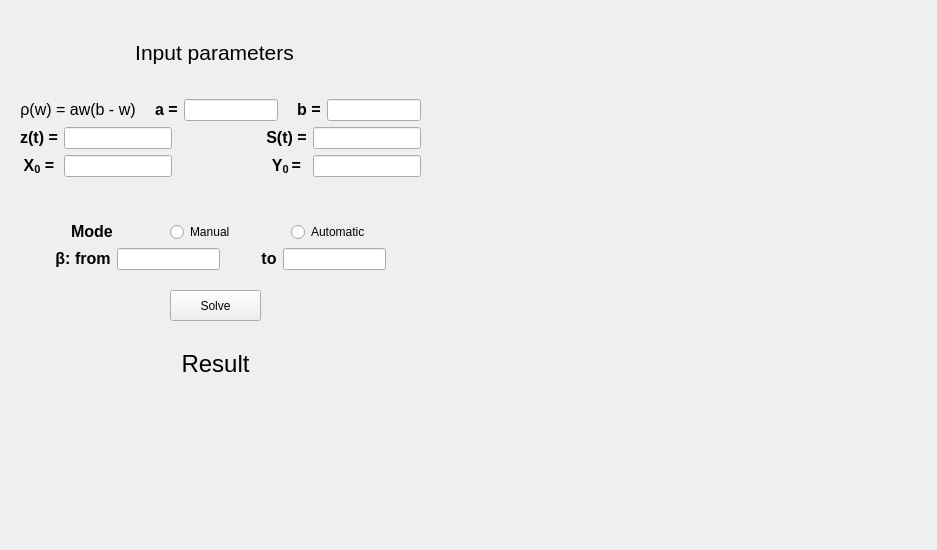
<?xml version="1.0" encoding="UTF-8"?>
<ui version="4.0">
 <class>MainWindow</class>
 <widget class="QMainWindow" name="MainWindow">
  <property name="geometry">
   <rect>
    <x>0</x>
    <y>0</y>
    <width>937</width>
    <height>550</height>
   </rect>
  </property>
  <property name="windowTitle">
   <string/>
  </property>
  <widget class="QWidget" name="centralwidget">
   <widget class="QLabel" name="label">
    <property name="geometry">
     <rect>
      <x>130</x>
      <y>40</y>
      <width>169</width>
      <height>26</height>
     </rect>
    </property>
    <property name="text">
     <string>&lt;html&gt;&lt;head/&gt;&lt;body&gt;&lt;p align=&quot;center&quot;&gt;&lt;span style=&quot; font-size:16pt;&quot;&gt;Input parameters&lt;/span&gt;&lt;/p&gt;&lt;/body&gt;&lt;/html&gt;</string>
    </property>
   </widget>
   <widget class="QLabel" name="label_2">
    <property name="geometry">
     <rect>
      <x>170</x>
      <y>350</y>
      <width>91</width>
      <height>29</height>
     </rect>
    </property>
    <property name="text">
     <string>&lt;html&gt;&lt;head/&gt;&lt;body&gt;&lt;p align=&quot;center&quot;&gt;&lt;span style=&quot; font-size:18pt;&quot;&gt;Result&lt;/span&gt;&lt;/p&gt;&lt;/body&gt;&lt;/html&gt;</string>
    </property>
   </widget>
   <widget class="QWidget" name="layoutWidget">
    <property name="geometry">
     <rect>
      <x>20</x>
      <y>60</y>
      <width>401</width>
      <height>251</height>
     </rect>
    </property>
    <layout class="QVBoxLayout" name="verticalLayout_3">
     <item>
      <layout class="QVBoxLayout" name="verticalLayout_2">
       <item>
        <layout class="QHBoxLayout" name="horizontalLayout_5">
         <item>
          <widget class="QLabel" name="label_3">
           <property name="text">
            <string>&lt;html&gt;&lt;head/&gt;&lt;body&gt;&lt;p align=&quot;center&quot;&gt;&lt;span style=&quot; font-size:12pt;&quot;&gt;ρ(w) = aw(b - w)&lt;/span&gt;&lt;/p&gt;&lt;/body&gt;&lt;/html&gt;</string>
           </property>
          </widget>
         </item>
         <item>
          <spacer name="horizontalSpacer_5">
           <property name="orientation">
            <enum>Qt::Horizontal</enum>
           </property>
           <property name="sizeHint" stdset="0">
            <size>
             <width>28</width>
             <height>20</height>
            </size>
           </property>
          </spacer>
         </item>
         <item>
          <widget class="QLabel" name="label_4">
           <property name="text">
            <string>&lt;html&gt;&lt;head/&gt;&lt;body&gt;&lt;p align=&quot;center&quot;&gt;&lt;span style=&quot; font-size:12pt; font-weight:600;&quot;&gt;a =&lt;/span&gt;&lt;/p&gt;&lt;/body&gt;&lt;/html&gt;</string>
           </property>
          </widget>
         </item>
         <item>
          <widget class="QLineEdit" name="lineEdit_a"/>
         </item>
         <item>
          <spacer name="horizontalSpacer_4">
           <property name="orientation">
            <enum>Qt::Horizontal</enum>
           </property>
           <property name="sizeHint" stdset="0">
            <size>
             <width>28</width>
             <height>20</height>
            </size>
           </property>
          </spacer>
         </item>
         <item>
          <widget class="QLabel" name="label_5">
           <property name="text">
            <string>&lt;html&gt;&lt;head/&gt;&lt;body&gt;&lt;p align=&quot;center&quot;&gt;&lt;span style=&quot; font-size:12pt; font-weight:600;&quot;&gt;b =&lt;/span&gt;&lt;/p&gt;&lt;/body&gt;&lt;/html&gt;</string>
           </property>
          </widget>
         </item>
         <item>
          <widget class="QLineEdit" name="lineEdit_b"/>
         </item>
        </layout>
       </item>
       <item>
        <layout class="QGridLayout" name="gridLayout">
         <item row="0" column="0">
          <widget class="QLabel" name="label_7">
           <property name="text">
            <string>&lt;html&gt;&lt;head/&gt;&lt;body&gt;&lt;p align=&quot;center&quot;&gt;&lt;span style=&quot; font-size:12pt; font-weight:600;&quot;&gt;z(t) =&lt;/span&gt;&lt;/p&gt;&lt;/body&gt;&lt;/html&gt;</string>
           </property>
          </widget>
         </item>
         <item row="1" column="3">
          <widget class="QLabel" name="label_9">
           <property name="text">
            <string>&lt;html&gt;&lt;head/&gt;&lt;body&gt;&lt;p align=&quot;center&quot;&gt;&lt;span style=&quot; font-size:12pt; font-weight:600;&quot;&gt;Y&lt;/span&gt;&lt;span style=&quot; font-size:12pt; font-weight:600; vertical-align:sub;&quot;&gt;0 &lt;/span&gt;&lt;span style=&quot; font-size:12pt; font-weight:600;&quot;&gt;=&lt;/span&gt;&lt;/p&gt;&lt;/body&gt;&lt;/html&gt;</string>
           </property>
          </widget>
         </item>
         <item row="0" column="1">
          <widget class="QLineEdit" name="lineEdit_z"/>
         </item>
         <item row="0" column="3">
          <widget class="QLabel" name="label_6">
           <property name="text">
            <string>&lt;html&gt;&lt;head/&gt;&lt;body&gt;&lt;p align=&quot;center&quot;&gt;&lt;span style=&quot; font-size:12pt; font-weight:600;&quot;&gt;S(t) =&lt;/span&gt;&lt;/p&gt;&lt;/body&gt;&lt;/html&gt;</string>
           </property>
          </widget>
         </item>
         <item row="1" column="4">
          <widget class="QLineEdit" name="lineEdit_y0"/>
         </item>
         <item row="1" column="0">
          <widget class="QLabel" name="label_8">
           <property name="text">
            <string>&lt;html&gt;&lt;head/&gt;&lt;body&gt;&lt;p align=&quot;center&quot;&gt;&lt;span style=&quot; font-size:12pt; font-weight:600;&quot;&gt;X&lt;/span&gt;&lt;span style=&quot; font-size:12pt; font-weight:600; vertical-align:sub;&quot;&gt;0&lt;/span&gt;&lt;span style=&quot; font-size:12pt; font-weight:600;&quot;&gt; =&lt;/span&gt;&lt;/p&gt;&lt;/body&gt;&lt;/html&gt;</string>
           </property>
          </widget>
         </item>
         <item row="0" column="4">
          <widget class="QLineEdit" name="lineEdit_s"/>
         </item>
         <item row="1" column="1">
          <widget class="QLineEdit" name="lineEdit_x0"/>
         </item>
         <item row="1" column="2">
          <spacer name="horizontalSpacer_3">
           <property name="orientation">
            <enum>Qt::Horizontal</enum>
           </property>
           <property name="sizeHint" stdset="0">
            <size>
             <width>40</width>
             <height>20</height>
            </size>
           </property>
          </spacer>
         </item>
         <item row="0" column="2">
          <spacer name="horizontalSpacer_2">
           <property name="orientation">
            <enum>Qt::Horizontal</enum>
           </property>
           <property name="sizeHint" stdset="0">
            <size>
             <width>40</width>
             <height>20</height>
            </size>
           </property>
          </spacer>
         </item>
        </layout>
       </item>
      </layout>
     </item>
     <item>
      <layout class="QVBoxLayout" name="verticalLayout">
       <item>
        <layout class="QGridLayout" name="gridLayout_3">
         <item row="0" column="0">
          <spacer name="horizontalSpacer_10">
           <property name="orientation">
            <enum>Qt::Horizontal</enum>
           </property>
           <property name="sizeHint" stdset="0">
            <size>
             <width>40</width>
             <height>20</height>
            </size>
           </property>
          </spacer>
         </item>
         <item row="0" column="5">
          <widget class="QRadioButton" name="radioButton_auto">
           <property name="text">
            <string>Automatic</string>
           </property>
          </widget>
         </item>
         <item row="0" column="2">
          <spacer name="horizontalSpacer_9">
           <property name="orientation">
            <enum>Qt::Horizontal</enum>
           </property>
           <property name="sizeHint" stdset="0">
            <size>
             <width>48</width>
             <height>20</height>
            </size>
           </property>
          </spacer>
         </item>
         <item row="0" column="4">
          <spacer name="horizontalSpacer_7">
           <property name="orientation">
            <enum>Qt::Horizontal</enum>
           </property>
           <property name="sizeHint" stdset="0">
            <size>
             <width>28</width>
             <height>20</height>
            </size>
           </property>
          </spacer>
         </item>
         <item row="0" column="1">
          <widget class="QLabel" name="label_12">
           <property name="text">
            <string>&lt;html&gt;&lt;head/&gt;&lt;body&gt;&lt;p align=&quot;center&quot;&gt;&lt;span style=&quot; font-size:12pt; font-weight:600;&quot;&gt;Mode&lt;/span&gt;&lt;/p&gt;&lt;/body&gt;&lt;/html&gt;</string>
           </property>
          </widget>
         </item>
         <item row="0" column="6">
          <spacer name="horizontalSpacer_11">
           <property name="orientation">
            <enum>Qt::Horizontal</enum>
           </property>
           <property name="sizeHint" stdset="0">
            <size>
             <width>40</width>
             <height>20</height>
            </size>
           </property>
          </spacer>
         </item>
         <item row="0" column="3">
          <widget class="QRadioButton" name="radioButton_man">
           <property name="text">
            <string>Manual</string>
           </property>
          </widget>
         </item>
        </layout>
       </item>
       <item>
        <layout class="QHBoxLayout" name="horizontalLayout">
         <item>
          <spacer name="horizontalSpacer_12">
           <property name="orientation">
            <enum>Qt::Horizontal</enum>
           </property>
           <property name="sizeHint" stdset="0">
            <size>
             <width>40</width>
             <height>20</height>
            </size>
           </property>
          </spacer>
         </item>
         <item>
          <widget class="QLabel" name="label_10">
           <property name="text">
            <string>&lt;html&gt;&lt;head/&gt;&lt;body&gt;&lt;p align=&quot;center&quot;&gt;&lt;span style=&quot; font-size:12pt; font-weight:600;&quot;&gt;β:  from&lt;/span&gt;&lt;/p&gt;&lt;/body&gt;&lt;/html&gt;</string>
           </property>
          </widget>
         </item>
         <item>
          <widget class="QLineEdit" name="lineEdit_beta_from"/>
         </item>
         <item>
          <spacer name="horizontalSpacer_8">
           <property name="orientation">
            <enum>Qt::Horizontal</enum>
           </property>
           <property name="sizeHint" stdset="0">
            <size>
             <width>40</width>
             <height>20</height>
            </size>
           </property>
          </spacer>
         </item>
         <item>
          <widget class="QLabel" name="label_11">
           <property name="text">
            <string>&lt;html&gt;&lt;head/&gt;&lt;body&gt;&lt;p align=&quot;center&quot;&gt;&lt;span style=&quot; font-size:12pt; font-weight:600;&quot;&gt;to&lt;/span&gt;&lt;/p&gt;&lt;/body&gt;&lt;/html&gt;</string>
           </property>
          </widget>
         </item>
         <item>
          <widget class="QLineEdit" name="lineEdit_beta_to"/>
         </item>
         <item>
          <spacer name="horizontalSpacer_13">
           <property name="orientation">
            <enum>Qt::Horizontal</enum>
           </property>
           <property name="sizeHint" stdset="0">
            <size>
             <width>40</width>
             <height>20</height>
            </size>
           </property>
          </spacer>
         </item>
        </layout>
       </item>
      </layout>
     </item>
    </layout>
   </widget>
   <widget class="QPushButton" name="pushButton">
    <property name="geometry">
     <rect>
      <x>170</x>
      <y>290</y>
      <width>91</width>
      <height>31</height>
     </rect>
    </property>
    <property name="text">
     <string>Solve</string>
    </property>
   </widget>
   <widget class="QLabel" name="label_13">
    <property name="geometry">
     <rect>
      <x>580</x>
      <y>90</y>
      <width>58</width>
      <height>17</height>
     </rect>
    </property>
    <property name="text">
     <string/>
    </property>
   </widget>
   <widget class="QWidget" name="widget_plot" native="true">
    <property name="geometry">
     <rect>
      <x>460</x>
      <y>120</y>
      <width>471</width>
      <height>381</height>
     </rect>
    </property>
   </widget>
   <widget class="QLabel" name="label_res">
    <property name="geometry">
     <rect>
      <x>40</x>
      <y>396</y>
      <width>371</width>
      <height>101</height>
     </rect>
    </property>
    <property name="text">
     <string>&lt;html&gt;&lt;head/&gt;&lt;body&gt;&lt;p align=&quot;center&quot;&gt;&lt;br/&gt;&lt;/p&gt;&lt;/body&gt;&lt;/html&gt;</string>
    </property>
   </widget>
   <zorder>label_2</zorder>
   <zorder>layoutWidget</zorder>
   <zorder>label</zorder>
   <zorder>pushButton</zorder>
   <zorder>label_13</zorder>
   <zorder>widget_plot</zorder>
   <zorder>label_res</zorder>
  </widget>
 </widget>
 <resources/>
 <connections/>
</ui>
